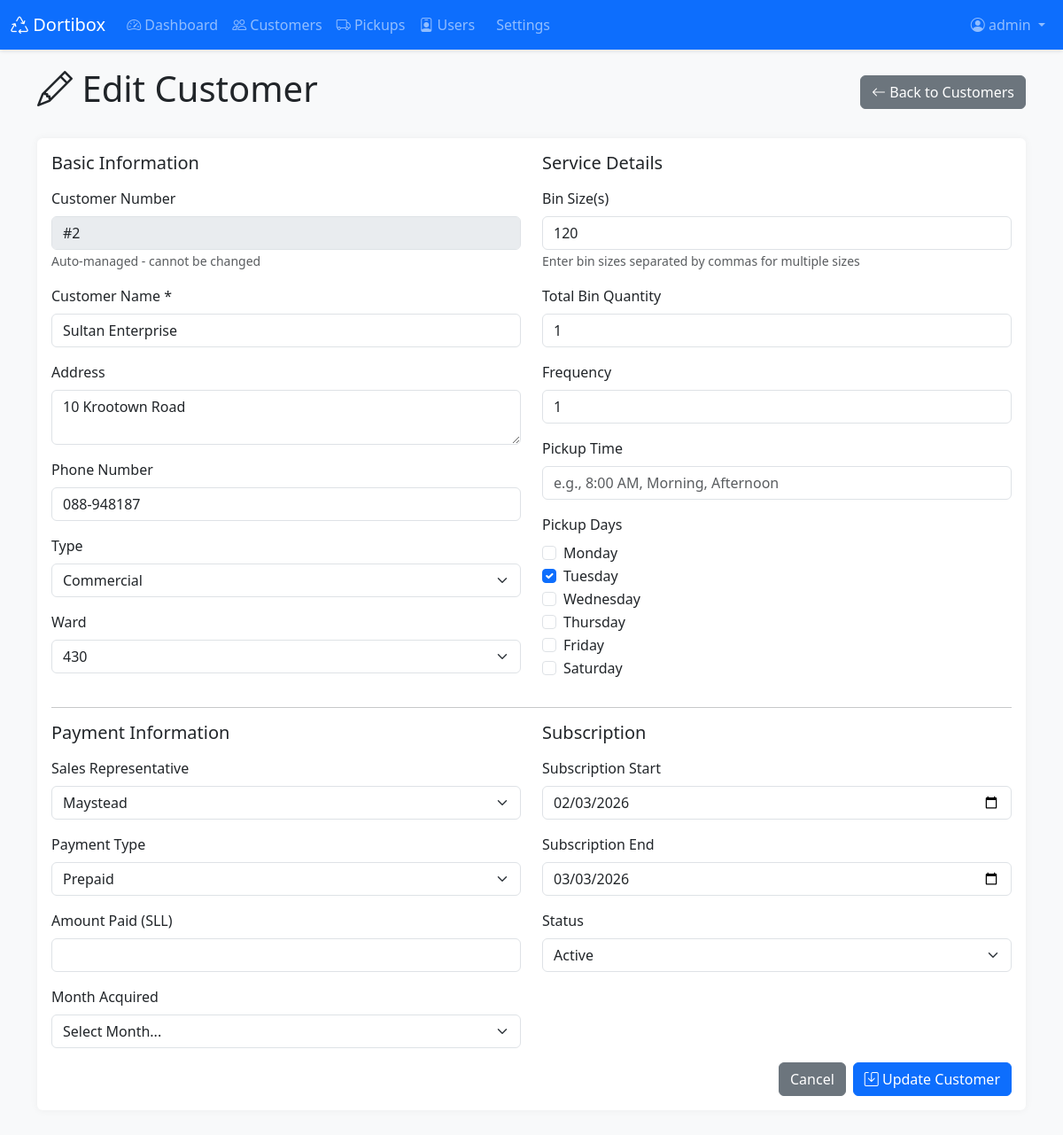
/admin/customers/edit/2 (signed in), run on the app's committed database.
### app.py (models this page shows, shortened)
class Customer(db.Model):
    id = db.Column(db.Integer, primary_key=True)
    customer_number = db.Column(db.Integer)
    customer_name = db.Column(db.String(200), nullable=False)
    address = db.Column(db.String(300))
    phone_number = db.Column(db.String(50))
    type = db.Column(db.String(100))
    ward = db.Column(db.String(100))
    bin_size = db.Column(db.String(50))  # Now stores multiple sizes like "300L, 50L"
    bin_qty = db.Column(db.Integer)
    frequency = db.Column(db.String(50))
    time = db.Column(db.String(50))
    monday = db.Column(db.Integer, default=0)
    tuesday = db.Column(db.Integer, default=0)
    wednesday = db.Column(db.Integer, default=0)
    thursday = db.Column(db.Integer, default=0)
    friday = db.Column(db.Integer, default=0)
    saturday = db.Column(db.Integer, default=0)
    sales_rep = db.Column(db.String(100))
    payment_type = db.Column(db.String(100))
    subscription_start = db.Column(db.Date)
    subscription_end = db.Column(db.Date)
    active = db.Column(db.String(10))
    target_month_start = db.Column(db.Date)
    target_month_end = db.Column(db.Date)
    month_acquired = db.Column(db.String(50))
    amount_paid = db.Column(db.Float)
    pickups = db.relationship('Pickup', backref='customer', lazy=True, cascade='all, delete-orphan')

### app.py (the view, shortened to what this page needs)
@app.route('/admin/customers/edit/<int:id>', methods=['GET', 'POST'])
@admin_required
def edit_customer(id):
    customer = Customer.query.get_or_404(id)
    return render_template('edit_customer.html', customer=customer)

### app.py (called while the page is built)
@app.context_processor
def inject_now():
    return {
        'now': datetime.now,
        'abs': abs  # Add abs function
    }

def admin_required(f):
    @wraps(f)
    def decorated_function(*args, **kwargs):
        if 'user_id' not in session:
            flash('Please log in to access this page.', 'warning')
            return redirect(url_for('login'))
        user = User.query.get(session['user_id'])
        if user.role != 'admin':
            flash('You do not have permission to access this page.', 'danger')
            return redirect(url_for('dashboard'))
        return f(*args, **kwargs)
    return decorated_function

### templates/edit_customer.html (shortened to what this page needs)
{% extends "base.html" %}
{% block content %}
<div class="container">
    <div class="d-flex justify-content-between align-items-center mb-4">
        <h1><i class="bi bi-pencil"></i> Edit Customer</h1>
        <a href="{{ url_for('admin_customers') }}" class="btn btn-secondary">
            <i class="bi bi-arrow-left"></i> Back to Customers
        </a>
    </div>
    <div class="card">
        <div class="card-body">
            <form method="POST">
                <div class="row">
                    <div class="col-md-6">
                        <h5 class="mb-3">Basic Information</h5>
                        <div class="mb-3">
                            <label class="form-label">Customer Number</label>
                            <input type="text" class="form-control" value="#{{ customer.customer_number }}" disabled>
                            <small class="text-muted">Auto-managed - cannot be changed</small>
                        </div>
                        <div class="mb-3">
                            <label for="customer_name" class="form-label">Customer Name *</label>
                            <input type="text" class="form-control" id="customer_name" name="customer_name"
                                   value="{{ customer.customer_name }}" required>
                        </div>
                        <div class="mb-3">
                            <label for="address" class="form-label">Address</label>
                            <textarea class="form-control" id="address" name="address" rows="2">{{ customer.address }}</textarea>
                        </div>
                        <div class="mb-3">
                            <label for="phone_number" class="form-label">Phone Number</label>
                            <input type="text" class="form-control" id="phone_number" name="phone_number"
                                   value="{{ customer.phone_number }}">
                        </div>
                        <div class="mb-3">
                            <label for="type" class="form-label">Type</label>
                            <select class="form-select" id="type" name="type">
                                <option value="Commercial" {% if customer.type == 'Commercial' %}selected{% endif %}>Commercial</option>
                            </select>
                        </div>
                        <div class="mb-3">
                            <label for="ward" class="form-label">Ward</label>
                            <select class="form-select" id="ward" name="ward">
                                <option value="430" {% if customer.ward == '430' %}selected{% endif %}>430</option>
                            </select>
                        </div>
                    </div>
                    <div class="col-md-6">
                        <h5 class="mb-3">Service Details</h5>
                        <div class="mb-3">
                            <label for="bin_size" class="form-label">Bin Size(s)</label>
                            <input type="text" class="form-control" id="bin_size" name="bin_size"
                                   value="{{ customer.bin_size }}"
                                   placeholder="e.g., 300L, 50L or 25L or Bulk Waste">
                            <small class="text-muted">Enter bin sizes separated by commas for multiple sizes</small>
                        </div>
                        <div class="mb-3">
                            <label for="bin_qty" class="form-label">Total Bin Quantity</label>
                            <input type="number" class="form-control" id="bin_qty" name="bin_qty"
                                   value="{{ customer.bin_qty }}" min="0">
                        </div>
                        <div class="mb-3">
                            <label for="frequency" class="form-label">Frequency</label>
                            <input type="text" class="form-control" id="frequency" name="frequency"
                                   value="{{ customer.frequency }}" placeholder="e.g., Daily, Weekly, Twice a week">
                        </div>
                        <div class="mb-3">
                            <label for="time" class="form-label">Pickup Time</label>
                            <input type="text" class="form-control" id="time" name="time"
                                   value="{{ customer.time }}" placeholder="e.g., 8:00 AM, Morning, Afternoon">
                        </div>
                        <div class="mb-3">
                            <label class="form-label">Pickup Days</label>
                            <div class="form-check">
                                <input class="form-check-input" type="checkbox" id="monday" name="monday"
                                       {% if customer.monday %}checked{% endif %}>
                                <label class="form-check-label" for="monday">Monday</label>
                            </div>
                            <div class="form-check">
                                <input class="form-check-input" type="checkbox" id="tuesday" name="tuesday"
                                       {% if customer.tuesday %}checked{% endif %}>
                                <label class="form-check-label" for="tuesday">Tuesday</label>
                            </div>
                            <div class="form-check">
                                <input class="form-check-input" type="checkbox" id="wednesday" name="wednesday"
                                       {% if customer.wednesday %}checked{% endif %}>
                                <label class="form-check-label" for="wednesday">Wednesday</label>
                            </div>
                            <div class="form-check">
                                <input class="form-check-input" type="checkbox" id="thursday" name="thursday"
                                       {% if customer.thursday %}checked{% endif %}>
                                <label class="form-check-label" for="thursday">Thursday</label>
                            </div>
                            <div class="form-check">
                                <input class="form-check-input" type="checkbox" id="friday" name="friday"
                                       {% if customer.friday %}checked{% endif %}>
                                <label class="form-check-label" for="friday">Friday</label>
                            </div>
                            <div class="form-check">
                                <input class="form-check-input" type="checkbox" id="saturday" name="saturday"
                                       {% if customer.saturday %}checked{% endif %}>
                                <label class="form-check-label" for="saturday">Saturday</label>
                            </div>
                        </div>
                    </div>
                </div>
                <hr>
                <div class="row">
                    <div class="col-md-6">
                        <h5 class="mb-3">Payment Information</h5>
                        <div class="mb-3">
                            <label for="sales_rep" class="form-label">Sales Representative</label>
                            <select class="form-select" id="sales_rep" name="sales_rep">
                                <option value="Maystead" {% if customer.sales_rep == 'Maystead' %}selected{% endif %}>Maystead</option>
                            </select>
                        </div>
                        <div class="mb-3">
                            <label for="payment_type" class="form-label">Payment Type</label>
                            <select class="form-select" id="payment_type" name="payment_type">
                                <option value="Prepaid" {% if customer.payment_type == 'Prepaid' %}selected{% endif %}>Prepaid</option>
                            </select>
                        </div>
                        <div class="mb-3">
                            <label for="amount_paid" class="form-label">Amount Paid (SLL)</label>
                            <input type="number" step="0.01" class="form-control" id="amount_paid" name="amount_paid"
                                   value="{{ customer.amount_paid }}" min="0">
                        </div>
                        <div class="mb-3">
                            <label for="month_acquired" class="form-label">Month Acquired</label>
                            <select class="form-select" id="month_acquired" name="month_acquired">
                                <option value="">Select Month...</option>
                            </select>
                        </div>
                    </div>
                    <div class="col-md-6">
                        <h5 class="mb-3">Subscription</h5>
                        <div class="mb-3">
                            <label for="subscription_start" class="form-label">Subscription Start</label>
                            <input type="date" class="form-control" id="subscription_start" name="subscription_start"
                                   value="{% if customer.subscription_start %}{{ customer.subscription_start.strftime('%Y-%m-%d') }}{% endif %}">
                        </div>
                        <div class="mb-3">
                            <label for="subscription_end" class="form-label">Subscription End</label>
                            <input type="date" class="form-control" id="subscription_end" name="subscription_end"
                                   value="{% if customer.subscription_end %}{{ customer.subscription_end.strftime('%Y-%m-%d') }}{% endif %}">
                        </div>
                        <div class="mb-3">
                            <label for="active" class="form-label">Status</label>
                            <select class="form-select" id="active" name="active">
                                <option value="Yes" {% if customer.active in ['Yes', 'yes'] %}selected{% endif %}>Active</option>
                            </select>
                        </div>
                    </div>
                </div>
                <div class="d-grid gap-2 d-md-flex justify-content-md-end">
                    <a href="{{ url_for('admin_customers') }}" class="btn btn-secondary">Cancel</a>
                    <button type="submit" class="btn btn-primary">
                        <i class="bi bi-save"></i> Update Customer
                    </button>
                </div>
            </form>
        </div>
    </div>
</div>
{% endblock %}

### templates/base.html (style rules this page uses)
body { min-height: 100vh; background-color: #f8f9fa; }
.card { box-shadow: 0 0 10px rgba(0,0,0,.05); border: none; margin-bottom: 20px; }

### data on the page
Customer: customer_number "#2", customer_name "Sultan Enterprise", address "10 Krootown Road", phone_number "088-948187", type "Commercial", ward "430", bin_size "120", bin_qty "1", frequency "1", tuesday "☑", sales_rep "Maystead", payment_type "Prepaid", subscription_start "02/03/2026", subscription_end "03/03/2026", active "Active"

### other printed values
{{ session.username }} "admin"
